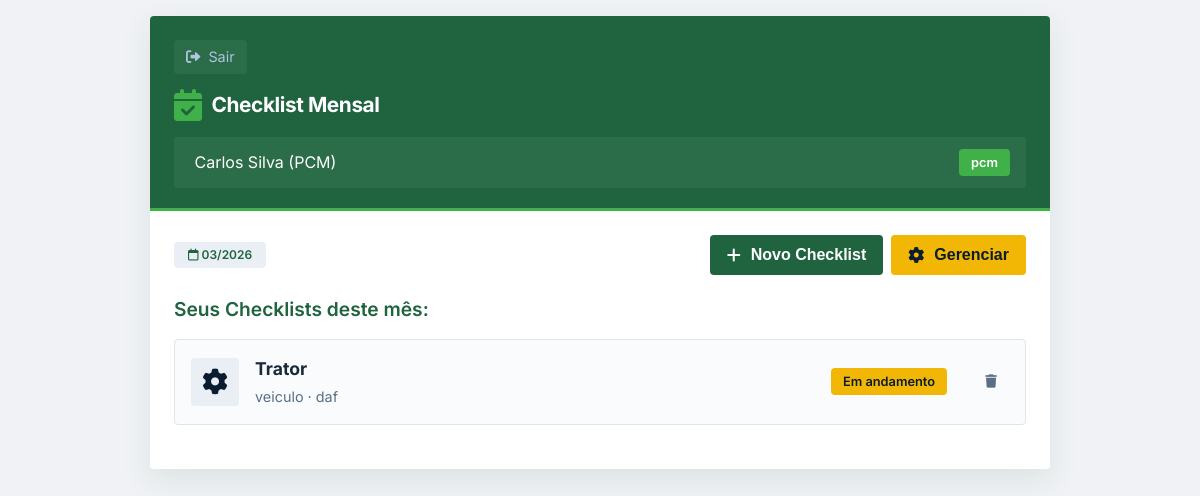
/modulo/checklist?checklist_id=33 (signed in), run on the app's committed database.
### app.py (models this page shows, shortened)
class Usuario(db.Model):
    __tablename__ = 'usuarios'
    id = db.Column(db.Integer, primary_key=True)
    nome = db.Column(db.String(100), nullable=False)
    login = db.Column(db.String(50), unique=True, nullable=False)
    senha = db.Column(db.String(100), nullable=False)
    perfil = db.Column(db.String(20), nullable=False)  # 'manutentor', 'pcm', 'operador'
    modulo_acesso = db.Column(db.String(50))  # 'leitura', 'checklist', 'corretivas', 'todos'

class Checklist(db.Model):
    __tablename__ = 'checklists'
    id = db.Column(db.Integer, primary_key=True)
    equipamento_id = db.Column(db.Integer, db.ForeignKey('equipamentos.id'))
    mes_ano = db.Column(db.String(7))  # MM/YYYY
    operador_id = db.Column(db.Integer, db.ForeignKey('usuarios.id'))
    status = db.Column(db.String(20), default='pendente')  # 'pendente', 'concluido'
    observacoes = db.Column(db.Text)
    data_execucao = db.Column(db.DateTime)
    equipamento = db.relationship('Equipamento')
    operador = db.relationship('Usuario')

class Equipamento(db.Model):
    __tablename__ = 'equipamentos'
    id = db.Column(db.Integer, primary_key=True)
    nome = db.Column(db.String(100), nullable=False)
    modelo = db.Column(db.String(50))
    fabricante = db.Column(db.String(100))
    tipo = db.Column(db.String(50))
    manual_pdf = db.Column(db.String(200))
    data_cadastro = db.Column(db.DateTime, default=datetime.utcnow)

### app.py (the view)
@app.route('/modulo/checklist')
@login_required
@modulo_required('checklist')
def modulo_checklist():
    usuario = Usuario.query.get(session['usuario_id'])
    data_atual = datetime.now()
    mes_ano = data_atual.strftime('%m/%Y')
    novo = request.args.get('new', type=int)
    checklists = Checklist.query.filter_by(
        operador_id=usuario.id,
        mes_ano=mes_ano
    ).all()
    checklist_id = request.args.get('checklist_id', type=int)
    if novo or not checklists:
        checklist = None
    elif checklist_id:
        checklist = Checklist.query.get(checklist_id)
    else:
        checklist = checklists[0] if checklists else None
    equipamentos = Equipamento.query.all()
    return render_template('modulo_checklist.html',
                         usuario=usuario,
                         checklist=checklist,
                         checklists=checklists,  # Passa a lista completa
                         equipamentos=equipamentos,
                         mes_ano=mes_ano)

### app.py (called while the page is built)
def login_required(f):
    @wraps(f)
    def decorated_function(*args, **kwargs):
        if 'usuario_id' not in session:
            return redirect(url_for('index'))
        return f(*args, **kwargs)
    return decorated_function

def modulo_required(modulo):
    def decorator(f):
        @wraps(f)
        def decorated_function(*args, **kwargs):
            if 'usuario_id' not in session:
                return redirect(url_for('index'))
            usuario = Usuario.query.get(session['usuario_id'])
            if usuario.modulo_acesso != 'todos' and usuario.modulo_acesso != modulo:
                return redirect(url_for('index'))
            return f(*args, **kwargs)
        return decorated_function
    return decorator

### templates/modulo_checklist.html (shortened to what this page needs)
<!DOCTYPE html>
<html lang="pt-BR">
<head>
    <link rel="stylesheet" href="https://cdnjs.cloudflare.com/ajax/libs/font-awesome/6.0.0-beta3/css/all.min.css">
    <link rel="stylesheet" href="{{ url_for('static', filename='css/modulo_checklist.css') }}">
</head>
<body>
<div class="app-container">
    <div class="screen">
        <div class="header-aguia">
            <div class="back-button" onclick="window.location.href='/'">
                <i class="fas fa-sign-out-alt"></i> Sair
            </div>
            <div class="header-logo" style="font-size:1.3rem;">
                <i class="fas fa-calendar-check"></i> Checklist Mensal
            </div>
            <div class="user-info">
                <span> {{ usuario.nome }} ({{ usuario.perfil|upper }})</span>
                <span class="badge">{{ usuario.perfil }}</span>
            </div>
        </div>
        <div class="content-padded">
            <div style="display:flex; justify-content: space-between; align-items: center; margin-bottom: 20px;">
                <span class="status-tag"><i class="far fa-calendar"></i> {{ mes_ano }}</span>
                <div style="display: flex; gap: 8px;">
                    <button class="btn" style="width: auto; padding: 10px 16px;" onclick="window.location.href='/modulo/checklist?new=1'">
                        <i class="fas fa-plus"></i> Novo Checklist
                    </button>
                    {% if usuario.perfil == 'pcm' %}
                    <button class="btn" style="width: auto; padding: 10px 16px; background: #f2b705; color: #0a1c2f;" onclick="abrirModalGerenciarEquipamentos()">
                        <i class="fas fa-cog"></i> Gerenciar
                    </button>
                    {% endif %}
                </div>
            </div>
            {% if checklists and checklists|length > 0 and not request.args.get('new') %}
                <h3>Seus Checklists deste mês:</h3>
                <div style="margin-bottom: 20px;">
                    {% for chk in checklists %}
                    <div class="equipamento-card" style="cursor: pointer; position: relative;">
                        <div onclick="window.location.href='/modulo/checklist?checklist_id={{ chk.id }}'" style="display: flex; align-items: center; gap: 16px; flex: 1;">
                            <div class="equipamento-icon">
                                {% if 'daf' in chk.equipamento.nome|lower %}
                                <i class="fas fa-truck"></i>
                                {% else %}
                                <i class="fas fa-cog"></i>
                                {% endif %}
                            </div>
                            <div class="equipamento-info">
                                <h4>{{ chk.equipamento.nome }}</h4>
                                <p>{{ chk.equipamento.modelo }} · {{ chk.equipamento.fabricante }}</p>
                            </div>
                            <div class="status-badge {% if chk.status == 'pendente' %}status-pendente{% else %}status-concluido{% endif %}">
                                {% if chk.status == 'pendente' %}Em andamento{% else %}Concluído{% endif %}
                            </div>
                        </div>
                        {% if usuario.perfil == 'pcm' %}
                        <div class="equipamento-actions" style="margin-left: 10px;">
                            <button class="action-btn delete" onclick="event.stopPropagation(); confirmarExcluirChecklist({{ chk.id }}, '{{ chk.equipamento.nome }}')" title="Excluir checklist">
                                <i class="fas fa-trash"></i>
                            </button>
                        </div>
                        {% endif %}
                    </div>
                    {% endfor %}
                </div>
            {% endif %}
        </div>
    </div>
</div>
</body>
</html>

### static/css/modulo_checklist.css (style rules this page uses)
* { margin: 0; padding: 0; box-sizing: border-box; }
body { font-family: 'Inter', sans-serif; background: #f0f2f5; color: #1a2a3a; line-height: 1.5; min-height: 100vh; padding: 16px; }
.app-container { max-width: 900px; width: 100%; margin: 0 auto; }
.screen { background: white; border-radius: 4px; box-shadow: 0 10px 30px rgba(32, 100, 63, 0.1); overflow: hidden; }
.header-aguia { background: #20643f; color: white; padding: 24px 24px 20px 24px; border-bottom: 3px solid #40b049; }
.header-logo { display: flex; align-items: center; gap: 10px; font-weight: 700; font-size: 1.5rem; letter-spacing: -0.02em; margin-bottom: 4px; }
.header-logo i { font-size: 2rem; color: #40b049; }
.back-button { display: inline-flex; align-items: center; gap: 8px; color: #b0c4de; font-size: 0.9rem; margin-bottom: 15px; cursor: pointer; padding: 6px 12px; background: rgba(255,255,255,0.05); border-radius: 4px; width: fit-content; transition: 0.2s; }
.user-info { background: rgba(255,255,255,0.05); padding: 12px 16px; border-radius: 4px; margin-top: 16px; display: flex; align-items: center; justify-content: space-between; }
.badge { background: #40b049; color: white; padding: 4px 12px; border-radius: 4px; font-weight: 600; font-size: 0.8rem; }
.content-padded { padding: 24px; }
h3 { font-size: 1.2rem; font-weight: 600; color: #20643f; margin-bottom: 15px; }
.status-tag { background: #e9eff5; border-radius: 4px; padding: 4px 14px; font-weight: 600; font-size: 0.75rem; display: inline-block; color: #20643f; }
.btn { background: #20643f; border: none; color: white; padding: 16px 24px; border-radius: 4px; font-weight: 600; font-size: 1rem; width: 100%; text-align: center; display: inline-flex; align-items: center; justify-content: center; gap: 10px; cursor: pointer; transition: 0.15s; border: 1px solid transparent; }

### templates/modulo_checklist.html (style rules this page uses)
.equipamento-card { background: #f9fbfd; border: 1px solid #e0e5ec; border-radius: 4px; padding: 16px; margin-bottom: 12px; display: flex; align-items: center; gap: 16px; transition: all 0.2s; position: relative; }
.equipamento-icon { width: 48px; height: 48px; background: #e9eff5; border-radius: 4px; display: flex; align-items: center; justify-content: center; color: #0a1c2f; font-size: 1.6rem; }
.equipamento-info { flex: 1; }
.equipamento-info h4 { font-size: 1.1rem; margin-bottom: 4px; }
.equipamento-info p { color: #5a6f84; font-size: 0.9rem; }
.equipamento-actions { display: flex; gap: 8px; margin-left: auto; }
.action-btn { background: none; border: none; width: 36px; height: 36px; border-radius: 4px; display: flex; align-items: center; justify-content: center; cursor: pointer; transition: all 0.2s; color: #5a6f84; }
.status-badge { padding: 4px 12px; border-radius: 4px; font-size: 0.8rem; font-weight: 600; }
.status-pendente { background: #f2b705; color: #0a1c2f; }

### data on the page
Usuario: nome "Carlos Silva", perfil "PCM", perfil "pcm"
Checklist: equipamento.nome "Trator", equipamento.modelo "veiculo", equipamento.fabricante "daf", status "Em andamento"
